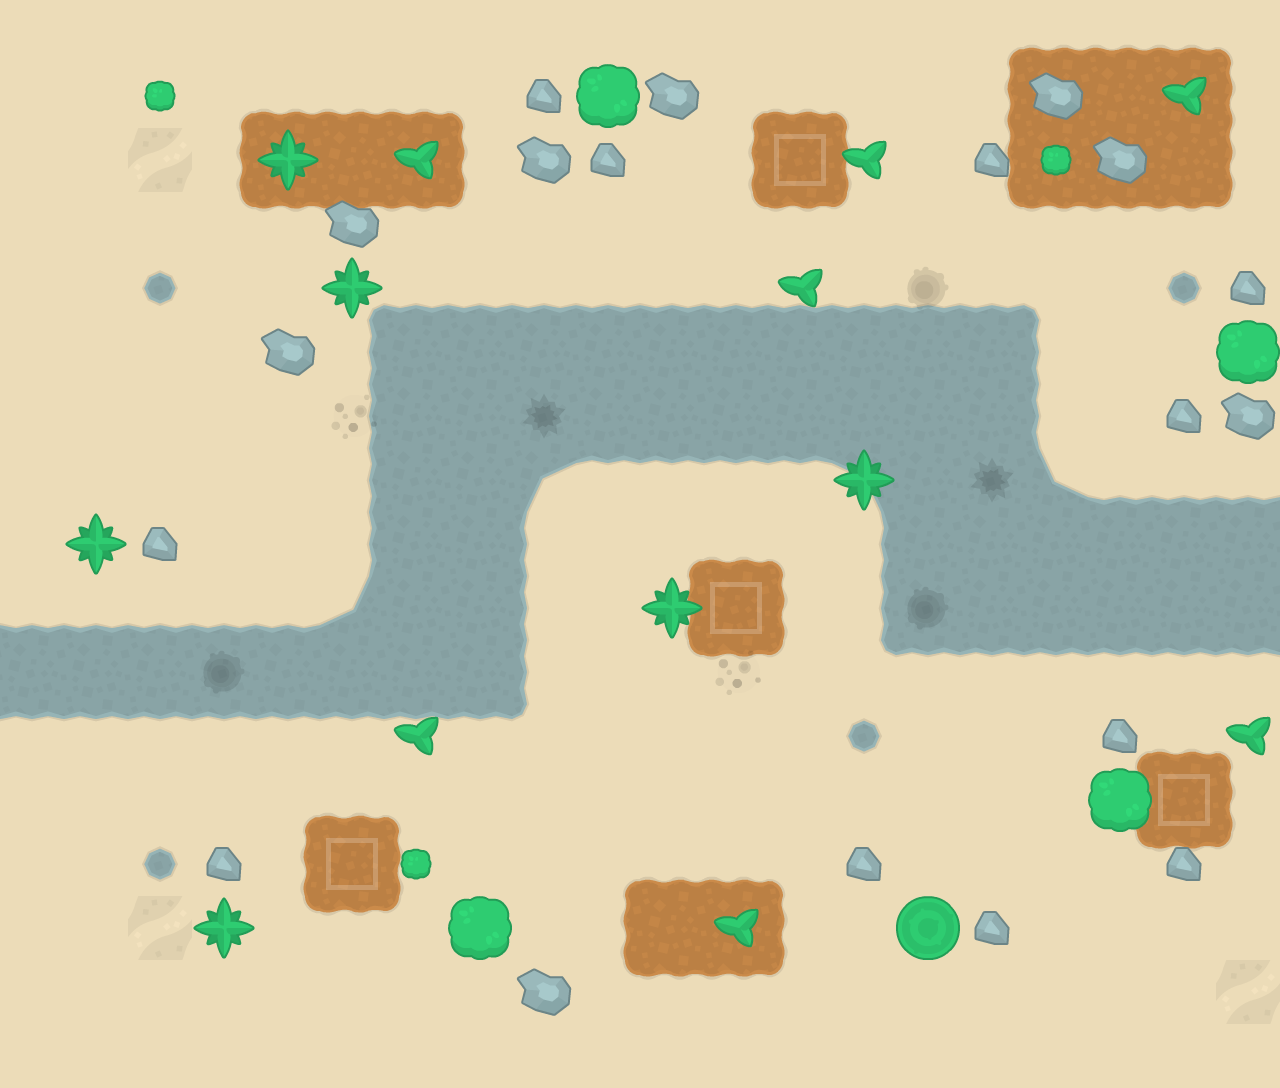

Below is a game level as drawn by its tile map, then a one-line description and the .tmx that defines it (tile-layer data replaced by summaries):
An orthogonal 20x17 tile map with 64x64 px tiles, 2 tile layers (Tile Layer 1, Tile Layer 2) and 10 objects.

<map version="1.0" orientation="orthogonal" renderorder="right-down" width="20" height="17" tilewidth="64" tileheight="64" nextobjectid="30">
 <properties>
  <property name="PLANE_SPAWN_RATE" type="int" value="5" />
  <property name="TANK_SPAWN_RATE" type="int" value="4" />
 </properties>
 <tileset firstgid="1" name="tilesheet" tilewidth="64" tileheight="64" tilecount="299" columns="23">
  <image source="tilesheet.png" width="1472" height="832" />
 </tileset>
 <layer name="Tile Layer 1" width="20" height="17">
  <data>[340 cells, 340 non-empty, 25 distinct tile ids]</data>
 </layer>
 <layer name="Tile Layer 2" width="20" height="17">
  <data>[340 cells, 51 non-empty, 11 distinct tile ids]</data>
 </layer>
 <objectgroup name="Entity Path Layer">
  <object id="18" gid="273" x="0" y="704" width="64" height="64" />
  <object id="19" gid="273" x="448" y="704" width="64" height="64" />
  <object id="20" gid="273" x="448" y="448" width="64" height="64" />
  <object id="21" gid="273" x="960" y="448" width="64" height="64" />
  <object id="22" gid="273" x="960" y="640" width="64" height="64" />
  <object id="23" gid="273" x="1216" y="640" width="64" height="64" />
 </objectgroup>
 <objectgroup name="Building Placement Layer">
  <object id="25" gid="289" x="768" y="192" width="64" height="64" />
  <object id="26" gid="289" x="704" y="640" width="64" height="64" />
  <object id="27" gid="289" x="320" y="896" width="64" height="64" />
  <object id="29" gid="289" x="1152" y="832" width="64" height="64" />
 </objectgroup>
</map>
